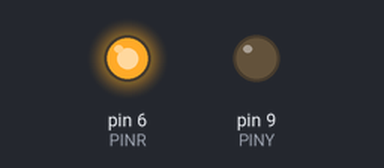
Bench run of a sketch on a simulated Arduino Uno, built with avr-gcc and run on an emulated ATmega328P. Shown: output pins drawn as LEDs (lit = HIGH).

Above: at 0.1 s.
At 2.9 s:
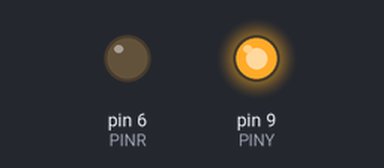
At 7.1 s:
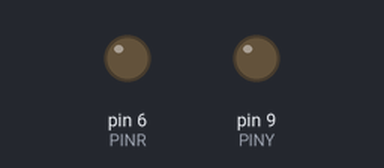
Timing chart, 0 to 7.4 s (numbered marks = the images above):
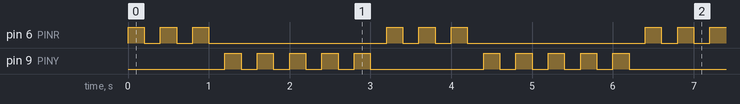

The sketch:

arduino_10_for_loop_1.ino
```cpp
// C++ code
//
int PINR = 6;
int PINY = 9;

void setup()
{
  pinMode(PINR, OUTPUT);
  pinMode(PINY,OUTPUT);
  Serial.begin(9600);
}

void loop()
{
  for(int i=1;i<=3;i++){
    digitalWrite(PINR, HIGH);
    delay(200);
    digitalWrite(PINR, LOW);
    delay(200);
  }

  for(int i=1;i<=5;i++){
    digitalWrite(PINY, HIGH);
    delay(200);
    digitalWrite(PINY, LOW);
    delay(200);
  }
}
```

Measured:
- by itself, pin 6 (PINR): repeats every 3.2 s: 2 × (LOW 0.20 s, HIGH 0.20 s), LOW 2.2 s, HIGH 0.20 s
- by itself, pin 9 (PINY): repeats every 3.2 s: 4 × (LOW 0.20 s, HIGH 0.20 s), LOW 1.4 s, HIGH 0.20 s
- by itself, everything shown: repeats every 3.2 s, in 16 steps
